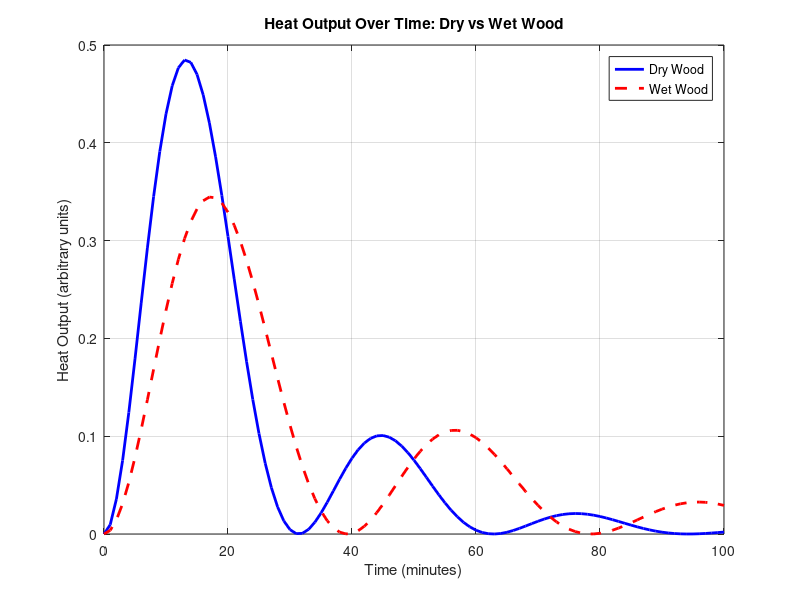

Write MATLAB code to recreate this figure.
% Energy Output Over Time: Dry vs Wet Wood

% Time and Energy Data
time = 0:1:100;  % Time in minutes
energy_dry = exp(-0.05*time) .* sin(0.1*time).^2;  % Sharp, efficient burn
energy_wet = 0.6 * exp(-0.03*time) .* sin(0.08*time).^2; % Slower, less efficient burn

% Plot
figure;
plot(time, energy_dry, 'b-', 'LineWidth', 2);
hold on;
plot(time, energy_wet, 'r--', 'LineWidth', 2);
hold off;

% Labels
title('Heat Output Over Time: Dry vs Wet Wood');
xlabel('Time (minutes)');
ylabel('Heat Output (arbitrary units)');
legend('Dry Wood', 'Wet Wood');
grid on;
